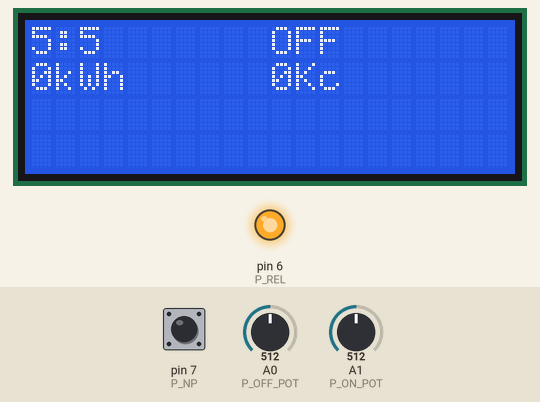
Recording of a sketch running on a simulated Arduino Uno, built with avr-gcc and run on an emulated ATmega328P. Parts: 20×4 character LCD, output pins drawn as LEDs (lit = HIGH). The inputs (shaded band) are chosen by the test bench; at power-on: pin 7 (P_NP) HIGH, A0 (P_OFF_POT) = 512, A1 (P_ON_POT) = 512.

Above: at 1.2 s.
1.3 s: pin 7 (P_NP) pulled LOW for 1.2 s
At 2.6 s:
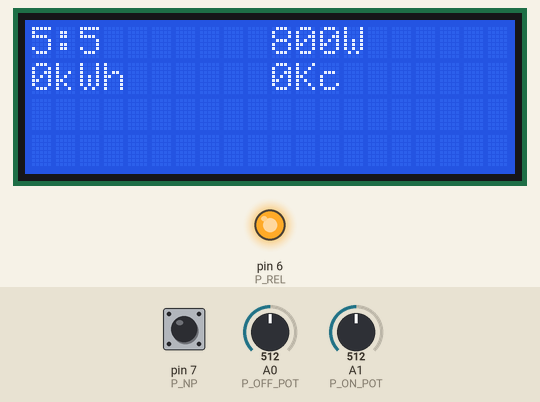
4.5 s: A0 (P_OFF_POT) set to 716
At 5.5 s:
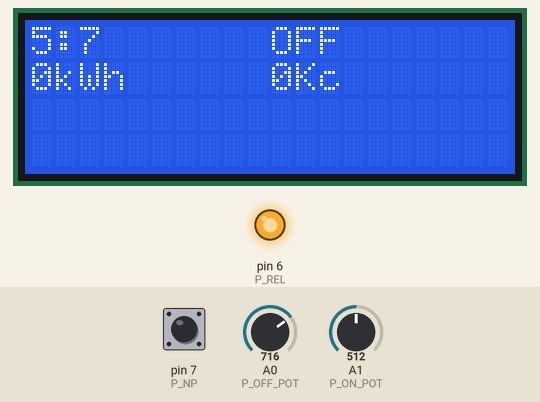
6.5 s: A1 (P_ON_POT) set to 716
At 8.3 s:
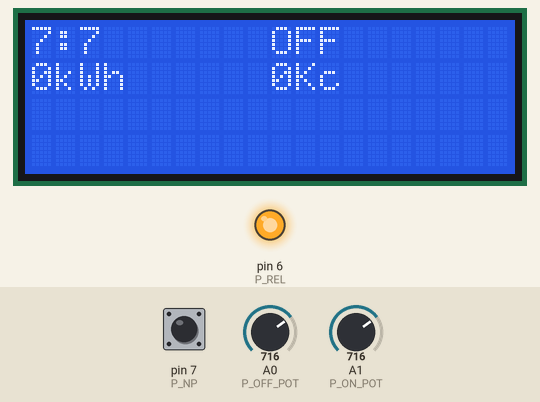
8.6 s: A0 (P_OFF_POT) set to 900
At 10.3 s:
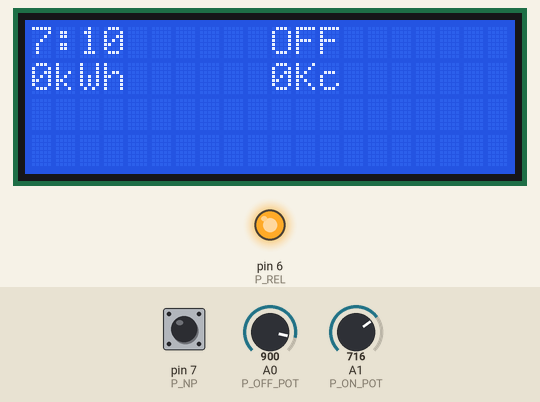
10.6 s: A1 (P_ON_POT) set to 900
At 12.3 s:
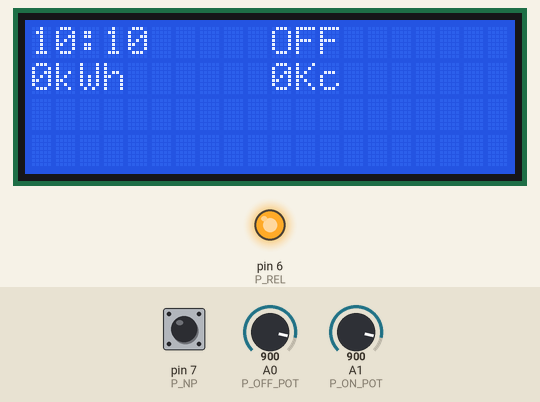
12.6 s: pin 7 (P_NP) pulled LOW for 1.2 s
At 13.9 s:
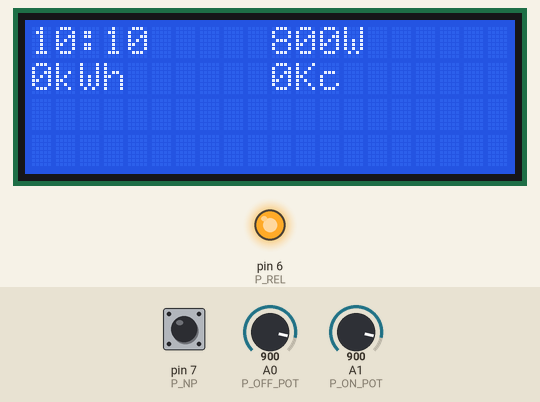
Timing chart, 0 to 15.6 s (numbered marks = the images above; inputs shaded):
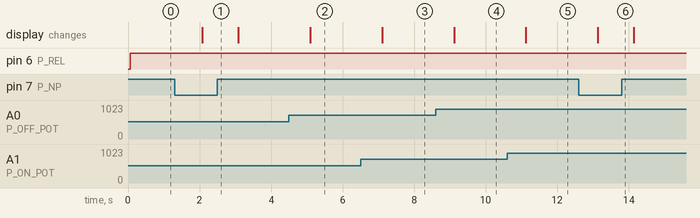

The sketch:

podlahove_topeni.ino
```cpp
#include <LiquidCrystal.h>

LiquidCrystal lcd(12, 11, 5, 4, 3, 2);

int elapsed = 0;
bool isOn = false;
long consumedWs = 0;

byte P_ON_POT = A1;
byte P_OFF_POT = A0;
byte P_REL = 6;
byte P_NP = 7;

long MAX_POWER = 1600;
int TIME_MULTIPLYER = 60;
double PRICE_KWH = 1.769;

void setup() {
	lcd.begin(20, 4); //inicializace displeje
	pinMode(P_REL, OUTPUT);
	pinMode(P_NP, INPUT_PULLUP);
}

void loop()
{
	int onTime = analogRead(P_ON_POT) / 90;
	int offTime = analogRead(P_OFF_POT) / 90;
	bool isNP = digitalRead(P_NP) == LOW;

	double actPower = (double)MAX_POWER / 2;
	if (onTime + offTime > 0)
		actPower = ((double)onTime / (onTime + offTime)) * MAX_POWER;

	lcd.clear();
	lcd.setCursor(0, 0);
	lcd.print(onTime);
	lcd.print(":");
	lcd.print(offTime);

	lcd.setCursor(10, 0);
	if (isNP)
	{
		if (onTime + offTime > 0)
			lcd.print(actPower, 0);
		lcd.print("W");
	}
	else
	{
		lcd.print("OFF");
	}

	double consumedKwh = ((double)consumedWs / 1000) / 3600;
	lcd.setCursor(0, 1);
	lcd.print(consumedKwh, 0);
	lcd.print("kWh");

	lcd.setCursor(10, 1);
	lcd.print(consumedKwh * PRICE_KWH, 0);
	lcd.print("Kc");

	if (isNP)
	{
		if ((isOn && elapsed >= onTime * TIME_MULTIPLYER && offTime > 0) || (!isOn && elapsed >= offTime * TIME_MULTIPLYER && onTime > 0))
		{
			elapsed = 0;
			isOn = !isOn;
		}

		if (isOn)
		{
			digitalWrite(P_REL, LOW);   // topi
			consumedWs += MAX_POWER;
		}
		else
		{
			digitalWrite(P_REL, HIGH);
		}

		elapsed++;
	}
	else
	{
		digitalWrite(P_REL, HIGH);
	}

	delay(1000);
}
```

Measured:
- after the input at 1.3 s, the display: changes after 0.78 s (image 1)
- after the input at 4.5 s, the display: changes after 0.59 s (image 2)
- after the input at 6.5 s, the display: changes after 0.60 s (image 3)
- after the input at 8.6 s, the display: changes after 0.51 s (image 4)
- after the input at 10.6 s, the display: changes after 0.53 s (image 5)
- after the input at 12.6 s, the display: changes after 0.54 s (image 6)
